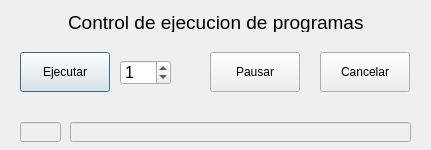
<?xml version="1.0" encoding="UTF-8"?>
<ui version="4.0">
 <class>SequenceControlForm</class>
 <widget class="QDialog" name="SequenceControlForm">
  <property name="geometry">
   <rect>
    <x>0</x>
    <y>0</y>
    <width>431</width>
    <height>150</height>
   </rect>
  </property>
  <property name="windowTitle">
   <string>Dialog</string>
  </property>
  <widget class="QPushButton" name="Btn_Execution">
   <property name="geometry">
    <rect>
     <x>20</x>
     <y>52</y>
     <width>90</width>
     <height>40</height>
    </rect>
   </property>
   <property name="text">
    <string>Ejecutar</string>
   </property>
   <property name="autoDefault">
    <bool>false</bool>
   </property>
   <property name="default">
    <bool>true</bool>
   </property>
  </widget>
  <widget class="QLineEdit" name="Out_ExecutionCounter">
   <property name="enabled">
    <bool>false</bool>
   </property>
   <property name="geometry">
    <rect>
     <x>20</x>
     <y>122</y>
     <width>41</width>
     <height>20</height>
    </rect>
   </property>
  </widget>
  <widget class="QLineEdit" name="Out_info">
   <property name="enabled">
    <bool>false</bool>
   </property>
   <property name="geometry">
    <rect>
     <x>70</x>
     <y>122</y>
     <width>341</width>
     <height>20</height>
    </rect>
   </property>
  </widget>
  <widget class="QPushButton" name="Btn_CancelExecution">
   <property name="geometry">
    <rect>
     <x>320</x>
     <y>52</y>
     <width>90</width>
     <height>40</height>
    </rect>
   </property>
   <property name="text">
    <string>Cancelar</string>
   </property>
  </widget>
  <widget class="QLabel" name="label">
   <property name="geometry">
    <rect>
     <x>68</x>
     <y>12</y>
     <width>300</width>
     <height>20</height>
    </rect>
   </property>
   <property name="font">
    <font>
     <pointsize>14</pointsize>
    </font>
   </property>
   <property name="text">
    <string>Control de ejecucion de programas</string>
   </property>
  </widget>
  <widget class="QPushButton" name="Btn_StopAndPlay">
   <property name="geometry">
    <rect>
     <x>210</x>
     <y>52</y>
     <width>90</width>
     <height>40</height>
    </rect>
   </property>
   <property name="text">
    <string>Pausar</string>
   </property>
  </widget>
  <widget class="QSpinBox" name="SBox_N_Executions">
   <property name="geometry">
    <rect>
     <x>120</x>
     <y>60</y>
     <width>51</width>
     <height>25</height>
    </rect>
   </property>
   <property name="font">
    <font>
     <pointsize>12</pointsize>
    </font>
   </property>
   <property name="maximum">
    <number>50</number>
   </property>
   <property name="value">
    <number>1</number>
   </property>
  </widget>
 </widget>
 <resources/>
 <connections/>
</ui>
